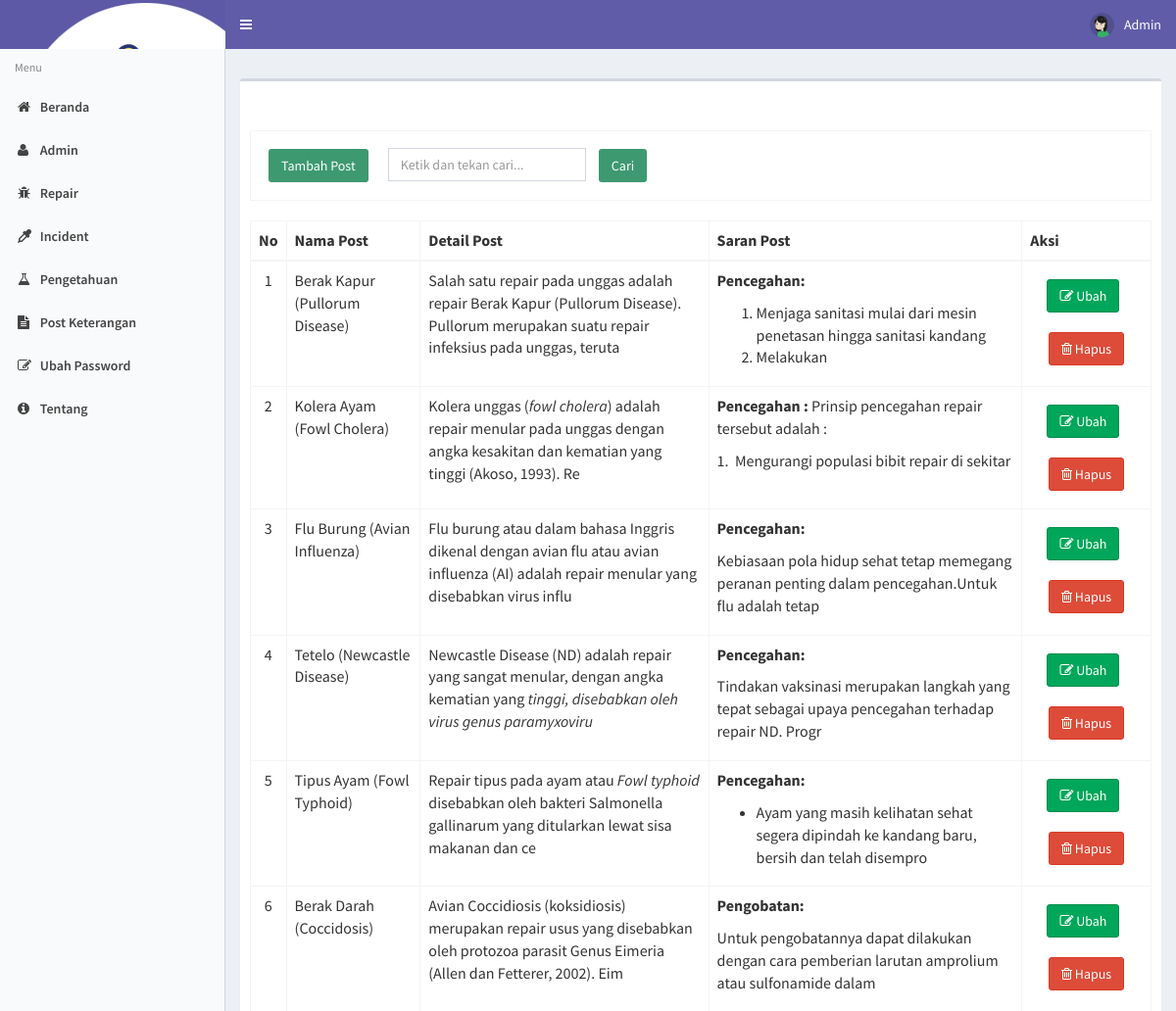
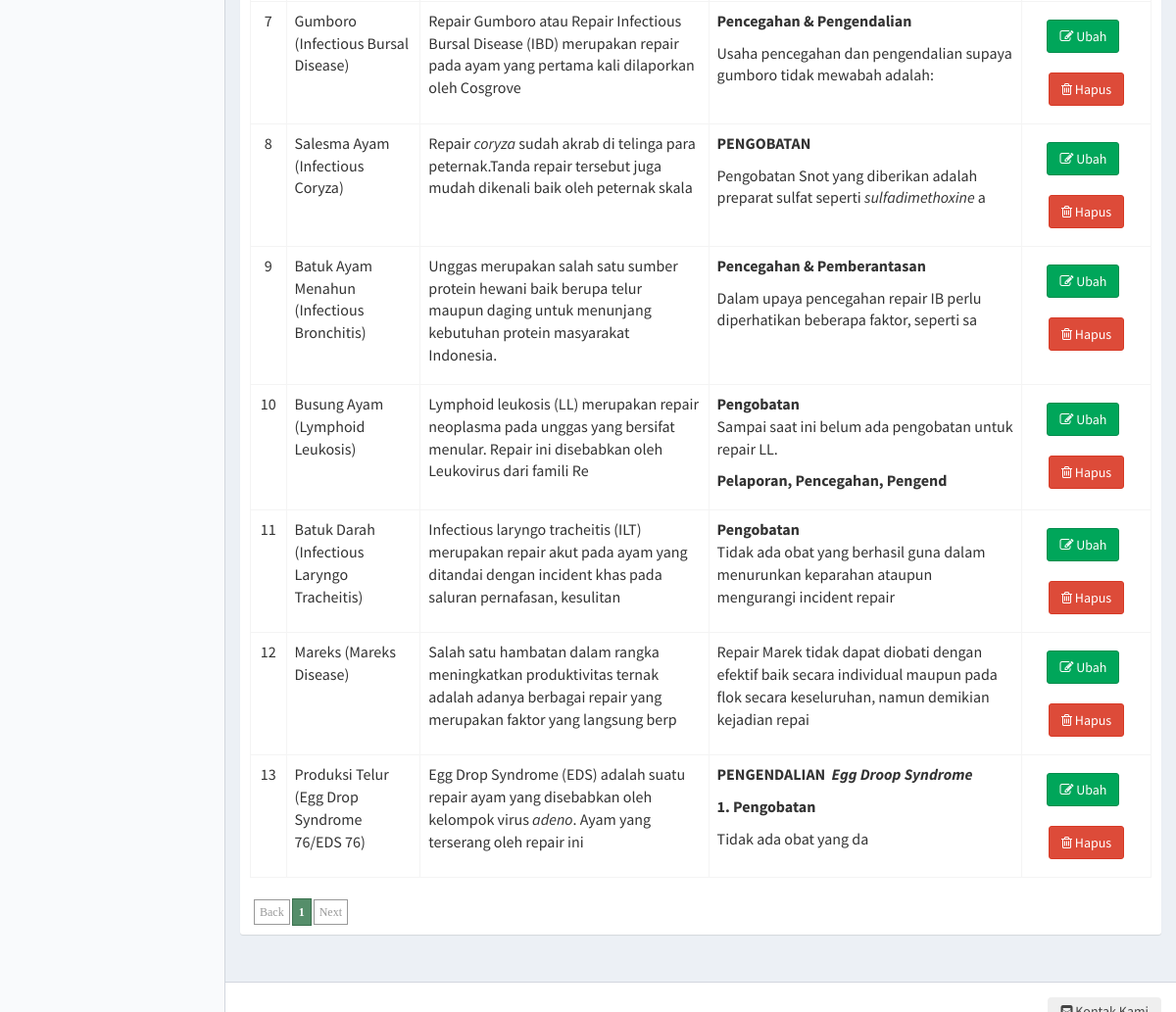
/post (signed in), run on the app's committed database (2 pictures, top to bottom).
### tables this page shows
CREATE TABLE `post` (
  `kode_post` int(11) NOT NULL,
  `nama_post` varchar(50) NOT NULL,
  `det_post` varchar(15000) NOT NULL,
  `srn_post` varchar(15000) NOT NULL,
  `gambar` varchar(500) NOT NULL
);

### modul/post/post.php (the view, shortened to what this page needs)
<?php
$aksi = "modul/post/aksi_post.php";
$act = $_GET['act'] ?? '';
switch ($act) {
    default:
        $offset = $_GET['offset'] ?? 0;
        $limit = 15;
        $tampil = mysqli_query($conn,"SELECT * FROM post ORDER BY kode_post");
        echo "<form method=POST action='?module=post' name=text_form onsubmit='return Blank_TextField_Validator_Cari()'>
          <br><br><table class='table table-bordered'>
		  <tr><td><input class='btn bg-olive margin' type=button name=tambah value='Tambah Post' onclick=\"window.location.href='post/tambahpost';\"><input type=text name='keyword' style='margin-left: 10px;' placeholder='Ketik dan tekan cari...' class='form-control' value='$_POST[keyword]' /> <input class='btn bg-olive margin' type=submit value='   Cari   ' name=Go></td> </tr>
          </table></form>";
        $baris = mysqli_num_rows($tampil);
        if ($_POST['Go'] ?? false) {
            $numrows = mysqli_num_rows(mysqli_query($conn,"SELECT * FROM post where nama_post like '%$_POST[keyword]%'"));
            if ($numrows > 0) {
                echo "<div class='alert alert-success alert-dismissible'>
                <h4><i class='icon fa fa-check'></i> Sukses!</h4>
                Post yang anda cari di temukan.
              </div>";
                $i = 1;
                echo" <table class='table table-bordered' style='overflow-x=auto' cellpadding='0' cellspacing='0'>
          <thead>
            <tr>
              <th>No</th>
              <th>Nama Post</th>
			  <th>Detail Post</th>
			  <th>Saran Post</th>
              <th>Aksi</th>
            </tr>
          </thead>
		  <tbody>";
                $hasil = mysqli_query($conn,"SELECT * FROM post where nama_post like '%$_POST[keyword]%'");
                $no = 1;
                $counter = 1;
                while ($r = mysqli_fetch_array($hasil)) {
                    $warna = ($counter % 2 == 0) ? "dark" : "light";
                    echo "<tr class='" . $warna . "'>
			 <td align=center>$no</td>
			 <td>$r[nama_post]</td>
			 <td>$r[det_post]</td>
			 <td>$r[srn_post]</td>
			 <td align=center><a type='button' class='btn btn-success margin' href=post/editpost/$r[kode_post]><i class='fa fa-pencil-square-o' aria-hidden='true'></i> Ubahx </a> &nbsp;
	          <a type='button' class='btn btn-danger margin' href=\"JavaScript: confirmIt('Anda yakin akan menghapusnya ?','$aksi?module=post&act=hapus&id=$r[kode_post]','','','','u','n','Self','Self')\" onMouseOver=\"self.status=''; return true\" onMouseOut=\"self.status=''; return true\"> <i class='fa fa-trash-o' aria-hidden='true'></i> Hapus</a>
             </td></tr>";
                    $no++;
                    $counter++;
                }
                echo "</tbody></table>";
            }
            else {
                echo "<div class='alert alert-danger alert-dismissible'>
                <h4><i class='icon fa fa-ban'></i> Gagal!</h4>
                Maaf, Post yang anda cari tidak ditemukan , silahkan inputkan dengan benar dan cari kembali.
              </div>";
            }
        } else {
            if ($baris > 0) {
                echo" <table class='table table-bordered' style='overflow-x=auto' cellpadding='0' cellspacing='0'>
          <thead>
            <tr>
              <th>No</th>
              <th>Nama Post</th>
			  <th>Detail Post</th>
			  <th>Saran Post</th>
              <th>Aksi</th>
            </tr>
          </thead>
		  <tbody>
		  ";
                $hasil = mysqli_query($conn,"SELECT * FROM post ORDER BY kode_post limit $offset,$limit");
                $no = 1 + $offset;
                $counter = 1;
                while ($r = mysqli_fetch_array($hasil)) {
                    $warna = ($counter % 2 == 0) ? "dark" : "light";
					if (strlen($r['det_post']) > 150)
					{
						$maxLength = 140;
						$r['det_post'] = substr($r['det_post'], 0, $maxLength);
					}
					if (strlen($r['srn_post']) > 150)
					{
						$maxLength = 140;
						$r['srn_post'] = substr($r['srn_post'], 0, $maxLength);
					}
                    echo "<tr class='" . $warna . "'>
			 <td align=center>$no</td>
			 <td>$r[nama_post]</td>
			 <td>$r[det_post]</td>
			 <td>$r[srn_post]</td>
			 <td align=center>
			 <a type='button' class='btn btn-success margin' href=post/editpost/$r[kode_post]><i class='fa fa-pencil-square-o' aria-hidden='true'></i> Ubah </a> &nbsp;
	          <a type='button' class='btn btn-danger margin' href=\"JavaScript: confirmIt('Anda yakin akan menghapusnya ?','$aksi?module=post&act=hapus&id=$r[kode_post]','','','','u','n','Self','Self')\" onMouseOver=\"self.status=''; return true\" onMouseOut=\"self.status=''; return true\">
			  <i class='fa fa-trash-o' aria-hidden='true'></i> Hapus</a>
             </td></tr>";
                    $no++;
                    $counter++;
                }
                echo "</tbody></table>";
                echo "<div class=paging>";
                if ($offset != 0) {
                    $prevoffset = $offset - 10;
                    echo "<span class=prevnext> <a href=index.php?module=post&offset=$prevoffset>Back</a></span>";
                } else {
                    echo "<span class=disabled>Back</span>";
                }
                $halaman = intval($baris / $limit);
                if ($baris % $limit) {
                    $halaman++;
                }
                for ($i = 1; $i <= $halaman; $i++) {
                    $newoffset = $limit * ($i - 1);
                    if ($offset != $newoffset) {
                        echo "<a href=index.php?module=post&offset=$newoffset>$i</a>";
                    } else {
                        echo "<span class=current>" . $i . "</span>";
                    }
                }
                if (!(($offset / $limit) + 1 == $halaman) && $halaman != 1) {
                    $newoffset = $offset + $limit;
                    echo "<span class=prevnext><a href=index.php?module=post&offset=$newoffset>Next</a>";
                } else {
                    echo "<span class=disabled>Next</span>";
                }
                echo "</div>";
            } else {
                echo "<br><b>Data Kosong !</b>";
            }
        }
        break;
}
?>

### css/paging.css (style rules this page uses)
div.paging { padding:2px; margin:2px; text-align:left; font-family:Tahoma; font-size:12px; }
div.paging span.current { padding:6px 6px 6px 6px; margin-right:2px; border:1px solid #3a714e; font-weight:bold; background-color:#558e6a; color:#FFFFFF; }
div.paging span.disabled { padding:5px 5px 5px 5px; margin-right:2px; border:1px solid #999999; color:#999999; }

### css/style.css (style rules this page uses)
div.paging { margin-top: 25px; }

### data on the page
post: nama_post "Berak Kapur (Pullorum Disease)", r "Salah satu repair pada unggas adalah repair Berak Kapur (Pullorum Disease). Pullorum merupakan suatu repair infeksius pada unggas, teruta", r "Pencegahan: Menjaga sanitasi mulai dari mesin penetasan hingga sanitasi kandang Melakukan"
post: nama_post "Kolera Ayam (Fowl Cholera)", r "Kolera unggas ( fowl cholera ) adalah repair menular pada unggas dengan angka kesakitan dan kematian yang tinggi (Akoso, 1993). Re", r "Pencegahan : Prinsip pencegahan repair tersebut adalah : 1. Mengurangi populasi bibit repair di sekitar"
post: nama_post "Flu Burung (Avian Influenza)", r "Flu burung atau dalam bahasa Inggris dikenal dengan avian flu atau avian influenza (AI) adalah repair menular yang disebabkan virus influ", r "Pencegahan: Kebiasaan pola hidup sehat tetap memegang peranan penting dalam pencegahan.Untuk flu adalah tetap"
post: nama_post "Tetelo (Newcastle Disease)", r "Newcastle Disease (ND) adalah repair yang sangat menular, dengan angka kematian yang tinggi, disebabkan oleh virus genus paramyxoviru", r "Pencegahan: Tindakan vaksinasi merupakan langkah yang tepat sebagai upaya pencegahan terhadap repair ND. Progr"
post: nama_post "Tipus Ayam (Fowl Typhoid)", r "Repair tipus pada ayam atau Fowl typhoid disebabkan oleh bakteri Salmonella gallinarum yang ditularkan lewat sisa makanan dan ce", r "Pencegahan: Ayam yang masih kelihatan sehat segera dipindah ke kandang baru, bersih dan telah disempro"
post: nama_post "Berak Darah (Coccidosis)", r "Avian Coccidiosis (koksidiosis) merupakan repair usus yang disebabkan oleh protozoa parasit Genus Eimeria (Allen dan Fetterer, 2002). Eim", r "Pengobatan: Untuk pengobatannya dapat dilakukan dengan cara pemberian larutan amprolium atau sulfonamide dalam"
post: nama_post "Gumboro (Infectious Bursal Disease)", r "Repair Gumboro atau Repair Infectious Bursal Disease (IBD) merupakan repair pada ayam yang pertama kali dilaporkan oleh Cosgrove", r "Pencegahan & Pengendalian Usaha pencegahan dan pengendalian supaya gumboro tidak mewabah adalah:"
post: nama_post "Salesma Ayam (Infectious Coryza)", r "Repair coryza sudah akrab di telinga para peternak.Tanda repair tersebut juga mudah dikenali baik oleh peternak skala", r "PENGOBATAN Pengobatan Snot yang diberikan adalah preparat sulfat seperti sulfadimethoxine a"
post: nama_post "Batuk Ayam Menahun (Infectious Bronchitis)", r "Unggas merupakan salah satu sumber protein hewani baik berupa telur maupun daging untuk menunjang kebutuhan protein masyarakat Indonesia.", r "Pencegahan & Pemberantasan Dalam upaya pencegahan repair IB perlu diperhatikan beberapa faktor, seperti sa"
post: nama_post "Busung Ayam (Lymphoid Leukosis)", r "Lymphoid leukosis (LL) merupakan repair neoplasma pada unggas yang bersifat menular. Repair ini disebabkan oleh Leukovirus dari famili Re", r "Pengobatan Sampai saat ini belum ada pengobatan untuk repair LL. Pelaporan, Pencegahan, Pengend"
post: nama_post "Batuk Darah (Infectious Laryngo Tracheitis)", r "Infectious laryngo tracheitis (ILT) merupakan repair akut pada ayam yang ditandai dengan incident khas pada saluran pernafasan, kesulitan", r "Pengobatan Tidak ada obat yang berhasil guna dalam menurunkan keparahan ataupun mengurangi incident repair"
post: nama_post "Mareks (Mareks Disease)", r "Salah satu hambatan dalam rangka meningkatkan produktivitas ternak adalah adanya berbagai repair yang merupakan faktor yang langsung berp", r "Repair Marek tidak dapat diobati dengan efektif baik secara individual maupun pada flok secara keseluruhan, namun demikian kejadian repai"
post: nama_post "Produksi Telur (Egg Drop Syndrome 76/EDS 76)", r "Egg Drop Syndrome (EDS) adalah suatu repair ayam yang disebabkan oleh kelompok virus adeno . Ayam yang terserang oleh repair ini", r "PENGENDALIAN Egg Droop Syndrome 1. Pengobatan Tidak ada obat yang da"

### other printed values
$_SESSION['username'] "Admin"
